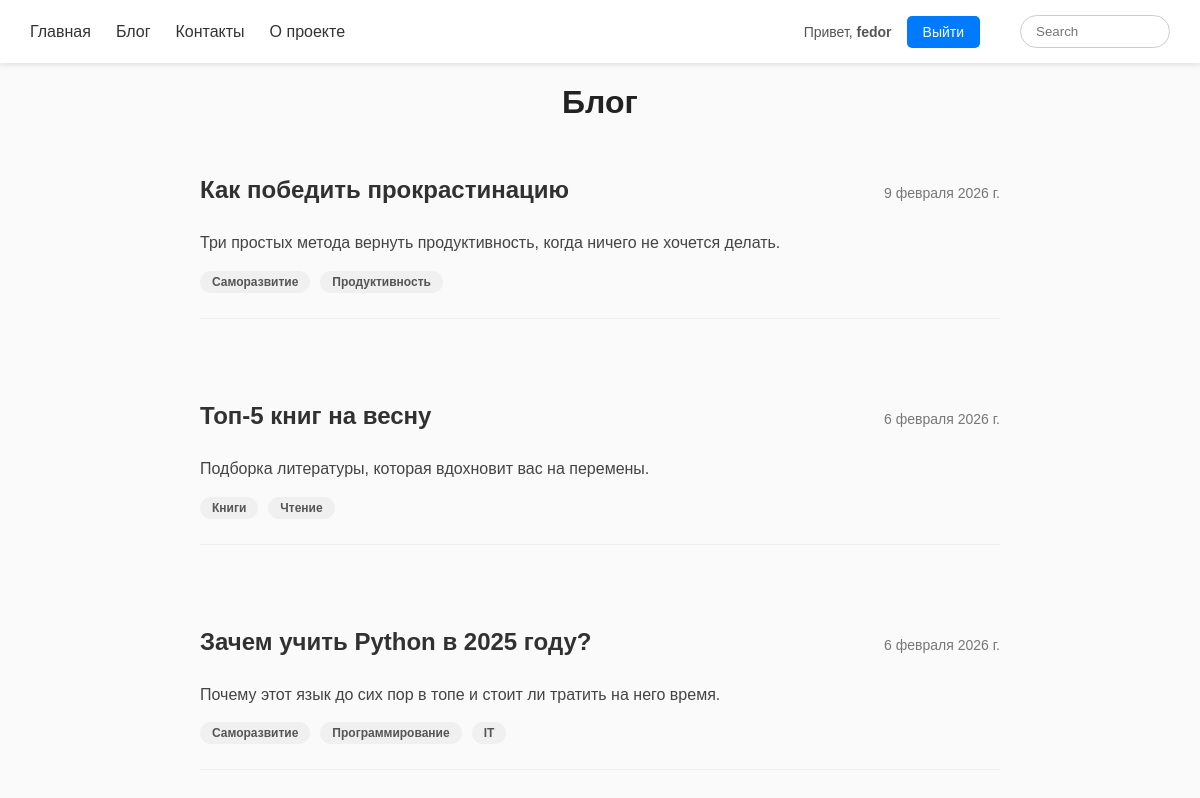
The app's page / (signed in) with its own data.
### blog/models.py (models this page shows, shortened)
class Post(models.Model):
    title = models.CharField(max_length=150)
    excerpt = models.CharField(max_length=400)
    date = models.DateField(auto_now=True)
    slug = models.SlugField(unique=True) # /first-past
    content = models.TextField()
    tags = models.ManyToManyField(Tag)

class Tag(models.Model):
    caption = models.CharField(max_length=20)

### blog/views.py (the view)
# urls.py: path('', views.starting_page, name="starting-page"),
def starting_page(request):
    latest_posts = Post.objects.all().order_by("-date")[:3]
    return render(request, "blog/index.html", {
        "posts": latest_posts
    })

### blog/templates/blog/index.html
{% extends "base.html" %}
{% block content %}
    <h1 class="main-title about-title">Блог</h1>
    {% for p in posts %}
        <article class="post">
            <div class="post-title-and-date">
                <a href="{% url 'post-detail-page' p.slug %}" class="post-title"><h2>{{ p.title }}</h2></a>
                <p class="post-date">{{ p.date }}</p>
            </div>
            <p class="post-excerpt">{{ p.excerpt }}</p>
            <div class="post-tags">
                {% for tag in p.tags.all %}
                    <strong class="post-tag">{{ tag.caption }}</strong>
                {% endfor %}
            </div>
            <hr>
        </article>
    {% endfor %}
{% endblock %}

### templates/base.html (shortened to what this page needs)
{% load static %}
<!DOCTYPE html>
<html lang="en">
<head>
    <link rel="stylesheet" href="{% static 'app.css' %}">
</head>
<body>
    <header class="header">
        <nav class="nav">
            <ul class="nav-links">
                <li><a href="/" class="nav-item">Главная</a></li>
                <li><a href="/posts" class="nav-item">Блог</a></li>
                <li><a href="/contacts" class="nav-item">Контакты</a></li>
                <li><a href="/about" class="nav-item">О проекте</a></li>
            </ul>
            <ul>
                <p>
                <form id="logout-form" class="logout-form" action="{% url 'logout' %}" method="post">
                    {% if user.is_authenticated %}
                    <p>Привет, <strong>{{ user.get_username }}</strong></p>
                    <button type="submit" class="logout-button">Выйти</button>
                    {% else %}
                    <a href="{% url 'login' %}?next={{ request.path }}"><button type="button" class="login-button">Войти</button></a>
                    {% endif %}
                </form>
                </p>
                <input type="search" placeholder="Search" class="search" name="Search">
            </ul>
        </nav>
    </header>
    {% block content %}
    {% endblock %}
</body>
</html>

### static/app.css (style rules this page uses)
body { margin: 0; background-color: #fafafa; color: #000000; font-family: "Ubuntu", sans-serif; font-weight: 400; font-style: normal; }
.header { background-color: #ffffff; padding: 15px 30px; box-shadow: 0 2px 5px #0000001a; }
.nav { display: flex; justify-content: space-between; align-items: center; max-width: 1200px; margin: 0 auto; font-family: sans-serif; }
.nav-links { list-style: none; display: flex; gap: 25px; margin: 0; padding: 0; }
.nav-item { text-decoration: none; color: #333; font-weight: 500; transition: 0.3s; }
.nav ul:last-child { display: flex; align-items: center; gap: 20px; list-style: none; margin: 0; padding: 0; }
.logout-form { display: flex; align-items: center; gap: 15px; margin: 0; }
.logout-form p { margin: 0; font-size: 14px; color: #555; }
.login-button, .logout-button { background-color: #007bff; color: white; border: none; padding: 8px 16px; border-radius: 5px; cursor: pointer; font-size: 14px; transition: 0.3s; }
.search { padding: 8px 15px; border: 1px solid #ccc; border-radius: 20px; outline: none; width: 150px; }
.main-title { font-family: sans-serif; color: #222; text-align: center; margin-bottom: 40px; }
.post { max-width: 800px; margin: 0 auto 30px; font-family: sans-serif; padding: 20px; border-radius: 10px; transition: transform 0.3s ease, box-shadow 0.3s ease; }
.post-title-and-date { display: flex; justify-content: space-between; align-items: baseline; gap: 20px; }
.post-title { text-decoration: none; color: #313131; }
.post-title h2 { margin: 0; font-size: 24px; }
.post-date { color: #777; font-size: 14px; }
.post-excerpt { line-height: 1.6; color: #444; margin: 15px 0; }
.post-tags { display: flex; gap: 10px; flex-wrap: wrap; }
.post-tag { background-color: #f0f0f0; color: #555; padding: 4px 12px; border-radius: 15px; font-size: 12px; margin: 0; }
hr { border: 0; border-top: 1px solid #eee; margin-top: 25px; }
.about-title { font-size: 32px; color: #222; text-align: center; margin-bottom: 30px; }

### records on screen
Post: title "Как победить прокрастинацию", date "9 февраля 2026 г.", excerpt "Три простых метода вернуть продуктивность, когда ничего не хочется делать."
Tag: caption "Саморазвитие"
Tag: caption "Продуктивность"
Post: title "Топ-5 книг на весну", date "6 февраля 2026 г.", excerpt "Подборка литературы, которая вдохновит вас на перемены."
Tag: caption "Книги"
Tag: caption "Чтение"
Post: title "Зачем учить Python в 2025 году?", date "6 февраля 2026 г.", excerpt "Почему этот язык до сих пор в топе и стоит ли тратить на него время."
Tag: caption "Программирование"
Tag: caption "IT"

### other values on screen
{{ user.get_username }} "fedor"
